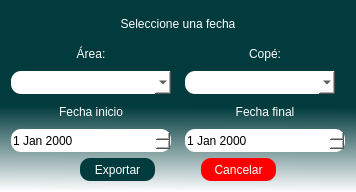
<?xml version="1.0" encoding="UTF-8"?>
<ui version="4.0">
 <class>Registro_de_ONT</class>
 <widget class="QDialog" name="Registro_de_ONT">
  <property name="enabled">
   <bool>true</bool>
  </property>
  <property name="geometry">
   <rect>
    <x>0</x>
    <y>0</y>
    <width>356</width>
    <height>192</height>
   </rect>
  </property>
  <property name="sizePolicy">
   <sizepolicy hsizetype="Preferred" vsizetype="Preferred">
    <horstretch>0</horstretch>
    <verstretch>0</verstretch>
   </sizepolicy>
  </property>
  <property name="maximumSize">
   <size>
    <width>356</width>
    <height>204</height>
   </size>
  </property>
  <property name="windowTitle">
   <string>Exportar producción</string>
  </property>
  <property name="windowIcon">
   <iconset>
    <normaloff>../../assets/icons/Excel.svg</normaloff>../../assets/icons/Excel.svg</iconset>
  </property>
  <property name="layoutDirection">
   <enum>Qt::LeftToRight</enum>
  </property>
  <property name="autoFillBackground">
   <bool>false</bool>
  </property>
  <property name="styleSheet">
   <string notr="true">QDialog#Registro_de_ONT{
background-color: qlineargradient(spread:pad, x1:0.488444, y1:0.392, x2:0.483241, y2:1, stop:0.266917 rgba(1, 59, 61, 255), stop:1 rgba(255, 255, 255, 244));}
</string>
  </property>
  <layout class="QVBoxLayout" name="verticalLayout" stretch="0,0,0,0">
   <item>
    <widget class="QLabel" name="label_2">
     <property name="sizePolicy">
      <sizepolicy hsizetype="Minimum" vsizetype="Minimum">
       <horstretch>0</horstretch>
       <verstretch>0</verstretch>
      </sizepolicy>
     </property>
     <property name="styleSheet">
      <string notr="true">font: 75 12pt &quot;MS Shell Dlg 2&quot; rgb(255, 255, 255);
color: rgb(255, 255, 255);
</string>
     </property>
     <property name="text">
      <string>Seleccione una fecha</string>
     </property>
     <property name="scaledContents">
      <bool>false</bool>
     </property>
     <property name="alignment">
      <set>Qt::AlignCenter</set>
     </property>
    </widget>
   </item>
   <item>
    <layout class="QHBoxLayout" name="horizontalLayout_2">
     <item>
      <layout class="QVBoxLayout" name="verticalLayout_4">
       <item>
        <widget class="QLabel" name="label_4">
         <property name="minimumSize">
          <size>
           <width>160</width>
           <height>23</height>
          </size>
         </property>
         <property name="maximumSize">
          <size>
           <width>160</width>
           <height>23</height>
          </size>
         </property>
         <property name="styleSheet">
          <string notr="true">color: rgb(255, 255, 255);
font: 12pt &quot;MS Shell Dlg 2&quot;;</string>
         </property>
         <property name="text">
          <string>Área:</string>
         </property>
         <property name="alignment">
          <set>Qt::AlignCenter</set>
         </property>
        </widget>
       </item>
       <item>
        <widget class="QComboBox" name="str_area">
         <property name="minimumSize">
          <size>
           <width>130</width>
           <height>23</height>
          </size>
         </property>
         <property name="maximumSize">
          <size>
           <width>160</width>
           <height>23</height>
          </size>
         </property>
         <property name="cursor">
          <cursorShape>PointingHandCursor</cursorShape>
         </property>
         <property name="toolTip">
          <string>&lt;html&gt;&lt;head/&gt;&lt;body&gt;&lt;p align=&quot;center&quot;&gt;Seleccionar Área&lt;/p&gt;&lt;/body&gt;&lt;/html&gt;</string>
         </property>
         <property name="styleSheet">
          <string notr="true">font: 12pt &quot;MS Shell Dlg 2&quot;;
background-color: rgb(255, 255, 255);
color: rgb(0, 0, 0);
border-radius: 10px;</string>
         </property>
         <property name="currentText">
          <string/>
         </property>
        </widget>
       </item>
      </layout>
     </item>
     <item>
      <spacer name="horizontalSpacer">
       <property name="orientation">
        <enum>Qt::Horizontal</enum>
       </property>
       <property name="sizeType">
        <enum>QSizePolicy::Maximum</enum>
       </property>
       <property name="sizeHint" stdset="0">
        <size>
         <width>13</width>
         <height>17</height>
        </size>
       </property>
      </spacer>
     </item>
     <item>
      <layout class="QVBoxLayout" name="verticalLayout_5">
       <item>
        <widget class="QLabel" name="label_5">
         <property name="minimumSize">
          <size>
           <width>160</width>
           <height>23</height>
          </size>
         </property>
         <property name="maximumSize">
          <size>
           <width>160</width>
           <height>23</height>
          </size>
         </property>
         <property name="styleSheet">
          <string notr="true">color: rgb(255, 255, 255);
font: 12pt &quot;MS Shell Dlg 2&quot;;</string>
         </property>
         <property name="text">
          <string>Copé:</string>
         </property>
         <property name="alignment">
          <set>Qt::AlignCenter</set>
         </property>
        </widget>
       </item>
       <item>
        <widget class="QComboBox" name="str_cope">
         <property name="minimumSize">
          <size>
           <width>150</width>
           <height>23</height>
          </size>
         </property>
         <property name="maximumSize">
          <size>
           <width>150</width>
           <height>23</height>
          </size>
         </property>
         <property name="cursor">
          <cursorShape>PointingHandCursor</cursorShape>
         </property>
         <property name="toolTip">
          <string>&lt;html&gt;&lt;head/&gt;&lt;body&gt;&lt;p align=&quot;center&quot;&gt;Seleccionar Copé&lt;/p&gt;&lt;/body&gt;&lt;/html&gt;</string>
         </property>
         <property name="styleSheet">
          <string notr="true">font: 12pt &quot;MS Shell Dlg 2&quot;;
background-color: rgb(255, 255, 255);
color: rgb(0, 0, 0);
border-radius: 10px;</string>
         </property>
        </widget>
       </item>
      </layout>
     </item>
    </layout>
   </item>
   <item>
    <layout class="QHBoxLayout" name="horizontalLayout">
     <item>
      <layout class="QVBoxLayout" name="verticalLayout_3">
       <item>
        <widget class="QLabel" name="label_6">
         <property name="minimumSize">
          <size>
           <width>160</width>
           <height>23</height>
          </size>
         </property>
         <property name="maximumSize">
          <size>
           <width>160</width>
           <height>23</height>
          </size>
         </property>
         <property name="styleSheet">
          <string notr="true">color: rgb(255, 255, 255);
font: 12pt &quot;MS Shell Dlg 2&quot;;</string>
         </property>
         <property name="text">
          <string>Fecha inicio</string>
         </property>
         <property name="alignment">
          <set>Qt::AlignCenter</set>
         </property>
        </widget>
       </item>
       <item>
        <widget class="QDateEdit" name="fecha_ini">
         <property name="minimumSize">
          <size>
           <width>160</width>
           <height>23</height>
          </size>
         </property>
         <property name="styleSheet">
          <string notr="true">font: 12pt &quot;MS Shell Dlg 2&quot;;
background-color: rgb(255, 255, 255);
color: rgb(0, 0, 0);
border-radius: 10px;</string>
         </property>
        </widget>
       </item>
      </layout>
     </item>
     <item>
      <spacer name="horizontalSpacer_2">
       <property name="orientation">
        <enum>Qt::Horizontal</enum>
       </property>
       <property name="sizeType">
        <enum>QSizePolicy::Maximum</enum>
       </property>
       <property name="sizeHint" stdset="0">
        <size>
         <width>13</width>
         <height>17</height>
        </size>
       </property>
      </spacer>
     </item>
     <item>
      <layout class="QVBoxLayout" name="verticalLayout_9">
       <item>
        <widget class="QLabel" name="label_7">
         <property name="minimumSize">
          <size>
           <width>160</width>
           <height>23</height>
          </size>
         </property>
         <property name="maximumSize">
          <size>
           <width>160</width>
           <height>23</height>
          </size>
         </property>
         <property name="styleSheet">
          <string notr="true">color: rgb(255, 255, 255);
font: 12pt &quot;MS Shell Dlg 2&quot;;</string>
         </property>
         <property name="text">
          <string>Fecha final</string>
         </property>
         <property name="alignment">
          <set>Qt::AlignCenter</set>
         </property>
        </widget>
       </item>
       <item>
        <widget class="QDateEdit" name="fecha_fin">
         <property name="minimumSize">
          <size>
           <width>160</width>
           <height>23</height>
          </size>
         </property>
         <property name="styleSheet">
          <string notr="true">font: 12pt &quot;MS Shell Dlg 2&quot;;
background-color: rgb(255, 255, 255);
color: rgb(0, 0, 0);
border-radius: 10px;</string>
         </property>
        </widget>
       </item>
      </layout>
     </item>
    </layout>
   </item>
   <item>
    <layout class="QHBoxLayout" name="horizontalLayout_3">
     <item>
      <spacer name="horizontalSpacer_4">
       <property name="orientation">
        <enum>Qt::Horizontal</enum>
       </property>
       <property name="sizeHint" stdset="0">
        <size>
         <width>40</width>
         <height>20</height>
        </size>
       </property>
      </spacer>
     </item>
     <item>
      <widget class="QPushButton" name="btn_exportar">
       <property name="minimumSize">
        <size>
         <width>75</width>
         <height>23</height>
        </size>
       </property>
       <property name="maximumSize">
        <size>
         <width>75</width>
         <height>23</height>
        </size>
       </property>
       <property name="cursor">
        <cursorShape>PointingHandCursor</cursorShape>
       </property>
       <property name="mouseTracking">
        <bool>false</bool>
       </property>
       <property name="toolTip">
        <string>&lt;html&gt;&lt;head/&gt;&lt;body&gt;&lt;p align=&quot;center&quot;&gt;Agregar registro&lt;/p&gt;&lt;/body&gt;&lt;/html&gt;</string>
       </property>
       <property name="styleSheet">
        <string notr="true">background-color: rgb(1, 59, 61);
color: rgb(255, 255, 255);
border-radius: 10px;
font: 12pt &quot;MS Shell Dlg 2&quot;;
</string>
       </property>
       <property name="text">
        <string>Exportar</string>
       </property>
       <property name="checkable">
        <bool>false</bool>
       </property>
       <property name="autoRepeat">
        <bool>false</bool>
       </property>
       <property name="autoExclusive">
        <bool>false</bool>
       </property>
      </widget>
     </item>
     <item>
      <spacer name="horizontalSpacer_3">
       <property name="orientation">
        <enum>Qt::Horizontal</enum>
       </property>
       <property name="sizeType">
        <enum>QSizePolicy::Preferred</enum>
       </property>
       <property name="sizeHint" stdset="0">
        <size>
         <width>40</width>
         <height>20</height>
        </size>
       </property>
      </spacer>
     </item>
     <item>
      <widget class="QPushButton" name="btn_cancelar">
       <property name="enabled">
        <bool>true</bool>
       </property>
       <property name="minimumSize">
        <size>
         <width>75</width>
         <height>23</height>
        </size>
       </property>
       <property name="maximumSize">
        <size>
         <width>75</width>
         <height>23</height>
        </size>
       </property>
       <property name="cursor">
        <cursorShape>PointingHandCursor</cursorShape>
       </property>
       <property name="toolTip">
        <string>&lt;html&gt;&lt;head/&gt;&lt;body&gt;&lt;p align=&quot;center&quot;&gt;Regresar&lt;/p&gt;&lt;/body&gt;&lt;/html&gt;</string>
       </property>
       <property name="styleSheet">
        <string notr="true">font: 12pt &quot;MS Shell Dlg 2&quot;;
background-color: rgb(255, 0, 0);
color:rgb(255, 255, 255);
border-radius: 10px;</string>
       </property>
       <property name="text">
        <string>Cancelar</string>
       </property>
      </widget>
     </item>
     <item>
      <spacer name="horizontalSpacer_5">
       <property name="orientation">
        <enum>Qt::Horizontal</enum>
       </property>
       <property name="sizeHint" stdset="0">
        <size>
         <width>40</width>
         <height>20</height>
        </size>
       </property>
      </spacer>
     </item>
    </layout>
   </item>
  </layout>
 </widget>
 <resources/>
 <connections/>
</ui>
